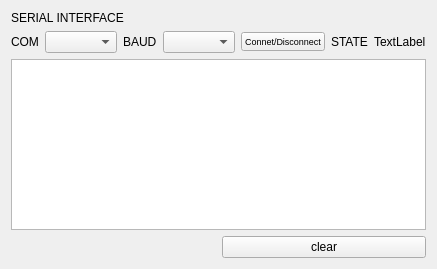
<?xml version="1.0" encoding="UTF-8"?>
<ui version="4.0">
 <class>Form</class>
 <widget class="QWidget" name="Form">
  <property name="geometry">
   <rect>
    <x>0</x>
    <y>0</y>
    <width>429</width>
    <height>269</height>
   </rect>
  </property>
  <property name="windowTitle">
   <string>Form</string>
  </property>
  <property name="styleSheet">
   <string notr="true"/>
  </property>
  <layout class="QGridLayout" name="gridLayout_2">
   <item row="0" column="0">
    <layout class="QGridLayout" name="gridLayout">
     <item row="1" column="0" colspan="2">
      <layout class="QHBoxLayout" name="horizontalLayout_4">
       <property name="spacing">
        <number>6</number>
       </property>
       <item>
        <layout class="QHBoxLayout" name="horizontalLayout">
         <item alignment="Qt::AlignRight">
          <widget class="QLabel" name="label">
           <property name="text">
            <string>COM</string>
           </property>
          </widget>
         </item>
         <item>
          <widget class="QComboBox" name="COM_comboBox"/>
         </item>
        </layout>
       </item>
       <item>
        <layout class="QHBoxLayout" name="horizontalLayout_2">
         <item alignment="Qt::AlignRight">
          <widget class="QLabel" name="label_2">
           <property name="text">
            <string>BAUD</string>
           </property>
          </widget>
         </item>
         <item>
          <widget class="QComboBox" name="BAUD_comboBox"/>
         </item>
        </layout>
       </item>
       <item>
        <widget class="QPushButton" name="connect_disconnect_pushButton">
         <property name="font">
          <font>
           <pointsize>7</pointsize>
          </font>
         </property>
         <property name="text">
          <string>Connet/Disconnect</string>
         </property>
        </widget>
       </item>
       <item>
        <spacer name="horizontalSpacer">
         <property name="orientation">
          <enum>Qt::Horizontal</enum>
         </property>
         <property name="sizeHint" stdset="0">
          <size>
           <width>40</width>
           <height>20</height>
          </size>
         </property>
        </spacer>
       </item>
       <item>
        <layout class="QHBoxLayout" name="horizontalLayout_3">
         <item alignment="Qt::AlignRight">
          <widget class="QLabel" name="label_3">
           <property name="text">
            <string>STATE</string>
           </property>
          </widget>
         </item>
         <item>
          <widget class="QLabel" name="led_indicator">
           <property name="text">
            <string>TextLabel</string>
           </property>
          </widget>
         </item>
        </layout>
       </item>
      </layout>
     </item>
     <item row="2" column="0" colspan="2">
      <widget class="QPlainTextEdit" name="plainTextEdit"/>
     </item>
     <item row="0" column="0">
      <widget class="QLabel" name="label_5">
       <property name="text">
        <string>SERIAL INTERFACE</string>
       </property>
      </widget>
     </item>
     <item row="4" column="1">
      <widget class="QPushButton" name="clear_pushButton">
       <property name="text">
        <string>clear</string>
       </property>
      </widget>
     </item>
    </layout>
   </item>
  </layout>
 </widget>
 <resources/>
 <connections/>
</ui>
